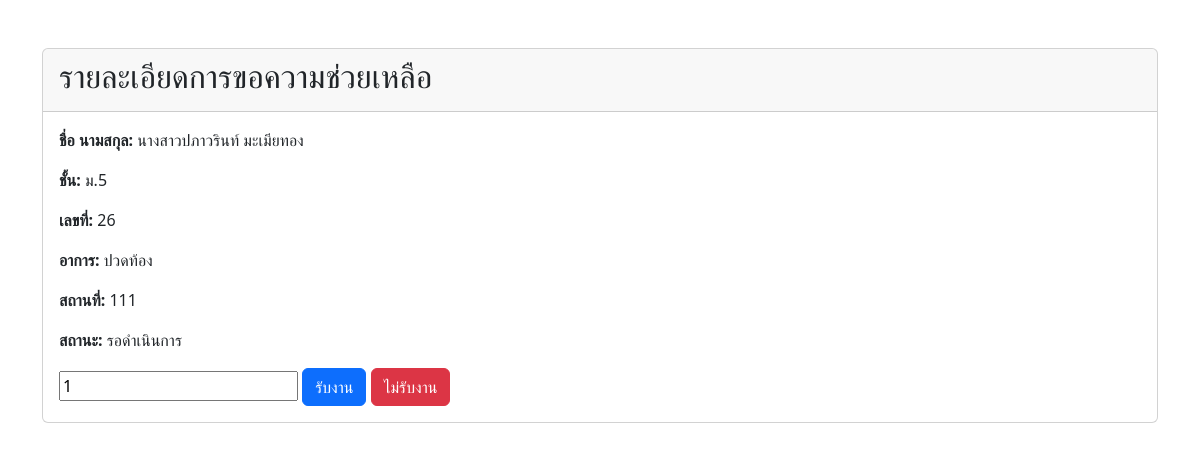
Page /view_request.php?id=1 (signed in) on the committed database.
### tables this page shows
CREATE TABLE `help_requests` (
  `id` int(11) NOT NULL,
  `user_id` varchar(255) NOT NULL,
  `symptoms` text NOT NULL,
  `location` varchar(255) NOT NULL,
  `created_at` timestamp NOT NULL DEFAULT CURRENT_TIMESTAMP,
  `status` varchar(32) NOT NULL
);

CREATE TABLE `users` (
  `st_idcard` varchar(5) NOT NULL,
  `st_password` varchar(50) NOT NULL,
  `st_prefix` varchar(10) NOT NULL,
  `st_firstname` varchar(50) NOT NULL,
  `st_lastname` varchar(50) NOT NULL,
  `st_level` varchar(50) NOT NULL,
  `st_room` int(2) NOT NULL,
  `st_number` int(2) NOT NULL,
  `st_status` varchar(25) NOT NULL
);

### view_request.php (the view, shortened to what this page needs)
<?php
include 'conf.php';
$request_id = isset($_GET['id']) ? intval($_GET['id']) : 0;
$sql = "SELECT hr.*, s.st_prefix, s.st_firstname, s.st_lastname, s.st_level, s.st_room, s.st_number
        FROM help_requests hr
        JOIN users s ON hr.user_id = s.st_idcard
        WHERE hr.id = ?";
$stmt = $conn->prepare($sql);
$stmt->bind_param('i', $request_id);
$stmt->execute();
$result = $stmt->get_result();
$request = $result->fetch_assoc();
?>
<!DOCTYPE html>
<html lang="en">
<head>
    <link href="https://cdn.jsdelivr.net/npm/bootstrap@5.3.0/dist/css/bootstrap.min.css" rel="stylesheet">
</head>
<body>
    <div class="container mt-5">
        <div class="card">
            <div class="card-header">
                <h2>รายละเอียดการขอความช่วยเหลือ</h2>
            </div>
            <div class="card-body">
                <p><strong>ชื่อ นามสกุล:</strong>
                    <?php echo htmlspecialchars($request['st_prefix'] . $request['st_firstname'] . " " . $request['st_lastname']); ?>
                </p>
                <p><strong>ชั้น:</strong> <?php echo htmlspecialchars($request['st_level']); ?></p>
                <p><strong>เลขที่:</strong> <?php echo htmlspecialchars($request['st_number']); ?></p>
                <p><strong>อาการ:</strong> <?php echo htmlspecialchars($request['symptoms']); ?></p>
                <p><strong>สถานที่:</strong> <?php echo htmlspecialchars($request['location']); ?></p>
                <p><strong>สถานะ:</strong> <?php echo htmlspecialchars($request['status']); ?></p>
                <form action="" method="POST">
                    <input type="text" name="id" value="<?php echo $request_id; ?>">
                    <button type="submit" class="btn btn-primary">รับงาน</button>
                    <button type="reset" class="btn btn-danger">ไม่รับงาน</button>
                </form>
            </div>
        </div>
    </div>
</body>
</html>

### rows in the picture
help_requests: user.st_lastname "นางสาวปภาวรินท์ มะเมียทอง", user.st_level "ม.5", user.st_number "26", symptoms "ปวดท้อง", location "111", status "รอดำเนินการ"
